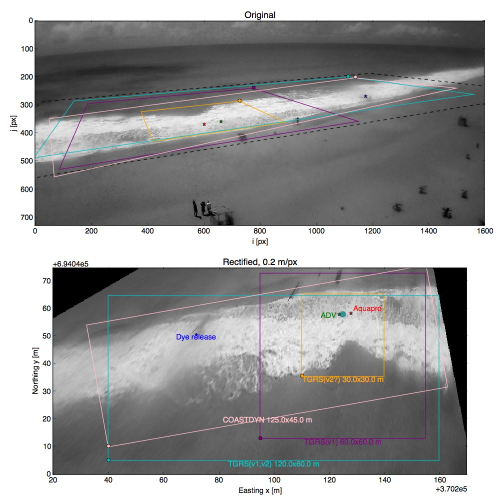
#> input picture resources/grandpopo_config.jpg, 999 x 999 px (shown at 1/2 size)
$ python radonize.py ../resources/grandpopo_config.jpg   (Python 2 division)   (older library calls are emulated)
#> lines starting #> are read from the running program, lines starting #| are printed output that depends on the picture
### archives/preprocessor.py
###
import glob
import os
###
import numpy
import matplotlib.pyplot as pyplot
import matplotlib.patches as patches
import scipy.interpolate as interpolate
import scipy.io as scio
import scipy.signal as signal
import scipy.ndimage as ndimage
import scipy.spatial as spatial
import skimage.io as skio
import skimage.transform as sktransform
###

### this H was estimated from the mapping in the mat file.
# see estimate_H_from_mapping()
DEFAULT_H = numpy.array(
    [[  2.4795542480487102e+03,   6.7539967752787433e+01,
       -2.2440068592504461e+05],
     [  1.3228681378707056e+03,   3.5955050912544941e+01,
       -1.1965298848769323e+05],
     [  3.5719691693753153e-03,   9.7256605585734505e-05,
       -3.2313166347066136e-01]],
    )

### IMAGE PREPROCESSOR ###
##########################
class DataPreprocessor:
    """
    """
    # [145 lines left out: functions __init__, __call__, process_image, grid_image, demo, not called in this run]

### HELPERS ###
###############

def radon_filter(image, length, angles=numpy.arange(180)):
    """
    High-pass filter an image to remove structures bigger than "length" pixels,
    using the radon transform.

    Arguments:
        image: a 2D image.
        length: the filter length in [pixel].
        angles: array of angles in [degree] for the radon transform.
                Default to numpy.arange(180).
    Output:
        the filtered image, SQUARE!.

    Written 2016-01-22 by P. DERIAN - www.pierrederian.net
    """
    # Remove the image mean (basic detrend)
    image = image - image.mean()
    # Apply radon transform
    # Note: rotation axis is at sinogram.shape[0]//2 along the first dimension (see doc)
    # Note: the first dimension is numpy.ceil(numpy.sqrt(2.)*max(image.shape)) (i.e. longest diagonal)
    sinogram = sktransform.radon(image, theta=angles)
    ############################
    ### compute the envelope ###
    # Note: USELESS in the end. Left here for posterity since it wasn't so trivial.
    if 0:
        # The transform use a padded square image, so we use the longest original image size.
        m = max(image.shape)
        # The origin of the transform lies at the center.
        xc = m//2 # in [pixel]
        # For any given projection angle, the envelop coordinate is given by the max distance between
        # - a point of the image,
        # - and its projection on the line that passes through the origin,
        #   forming said angle (increasing counterclockwise) w.r.t. the horizontal.
        # The furthest points are always the image corners,
        # but because of the central symmetry that applies to this situation,
        # we only check the upper half corners here.
        corners = [(m/2.,m/2.), (-m/2.,m/2.)]
        # Slope s of the line y=sx at every projection angle.
        angles_rad = numpy.deg2rad(angles) # in [radian]
        angles_sin = numpy.sin(angles_rad)
        angles_cos = numpy.cos(angles_rad)
        slope = numpy.where(numpy.abs(angles_sin)<numpy.abs(angles_cos), angles_sin, angles_cos)
        # For every slope (i.e. every projection line), we compute the distance
        # from the corner to the corresponding projection line
        # and take the max.
        # https://en.wikipedia.org/wiki/Distance_from_a_point_to_a_line
        envelop = numpy.array(
            [max([numpy.abs(s*c[0]-c[1])/(numpy.sqrt(1.+s**2)) for c in corners]) for s in slope],
            )
    ############################
    # now high-pass filter the sinogram along columns
    sinogram -= ndimage.uniform_filter1d(sinogram, length, axis=0, mode='constant')
    # and rebuild the image
    image_filtered = sktransform.iradon(sinogram, output_size=max(image.shape),
                                        interpolation='linear', filter='hann')
    return image_filtered

# [145 lines left out: functions estimate_H_from_mapping, check_H, test_projection, test_mapping, not called in this run]

### MAIN ####
#############
# [17 lines that do not run on import are left out]
    #preprocessor.demo("tmp/raw_000.png")

### archives/radonize.py
import argparse
import sys
###
import numpy
import skimage.io as skio
import skimage.exposure as skexp
###
from preprocessor import radon_filter
###

def main(argv):
    # Arguments
    parser = argparse.ArgumentParser()
    parser.add_argument("inputfile", help="image input file")
    parser.add_argument("-o", "--output", default=None, dest="outputfile", help="image output file")
    parser.add_argument("-l", "--length", default=10, type=int, dest="radon_length", help="length of radon filter in [px]")
    parser.add_argument("-c", "--channel", dest="channel", default=None, type=int, choices=[0, 1, 2], help="channel to be used")
    parser.add_argument("-n", "--nangles", dest="nangles", default=None, type=int, help="number of angles")
    parser.add_argument("--crop", dest="crop", nargs=2, default=None, type=int, help="'width height' cropping dimensions")
    parser.add_argument("--offset", dest="offset", nargs=2, default=[0, 0], type=int, help="'offset_width offset_height' cropping offset")
    parser.add_argument("--scale", dest="scale", nargs=2, default=None, type=float, help="'scale_min scale_max' scaling parameters")
    parser.add_argument("-s", "--show", dest="show", action="store_true", help="show images")
    parser.set_defaults(show=False)
    args = parser.parse_args(argv)

    # load image
    img_raw = skio.imread(args.inputfile)
#> img_raw is the input picture: shape (999, 999, 3); mean R, G, B 151.4, 151.4, 151.6
    # maybe crop
    if args.crop:
        img_raw = img_raw[args.offset[1]:args.offset[1]+args.crop[1], args.offset[0]:args.offset[0]+args.crop[0], :]
    # convert to grayscale
    if args.channel is None:
        # usual luminance formula
        weights = [0.2126, 0.7152, .0722]
        if img_raw.ndim==4:
            weights.append(1.);
        img_in = numpy.average(img_raw, axis=-1, weights=weights)
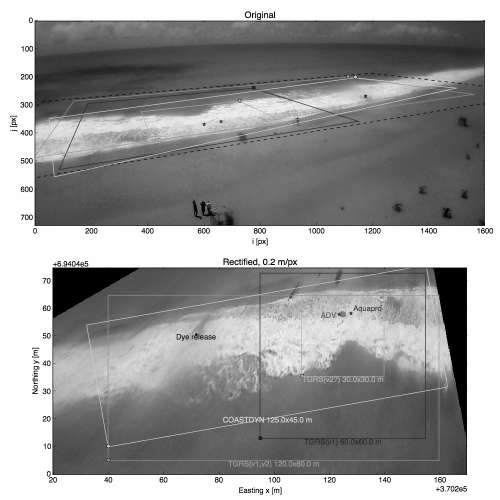
#> img_in: shape (999, 999) float64 (shown at 1/2 size); min 0, max 255, mean 151.4
    else:
        # use specified channel
        img_in = img_raw[:,:,args.channel]
    # rescale to 0, 1
    img_in = skexp.rescale_intensity(img_in.astype(float), in_range=(0., 255.), out_range=(0., 1.))
    # apply radon filter
    if args.nangles is None:
        args.nangles = min(img_in.shape)
#> args.nangles = 999
    img_out = radon_filter(img_in, args.radon_length,
                           angles=numpy.linspace(0., 180, args.nangles, endpoint=False))
#> in radon_filter, `sinogram = sktransform.radon(image, theta=angles)`:
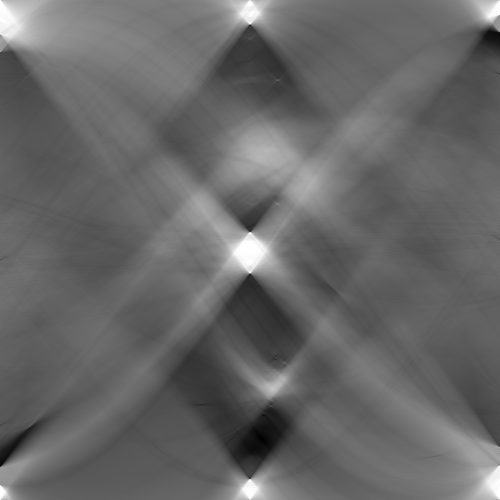
#> sinogram: shape (999, 999) float64 (shown at 1/2 size); min -315, max 405.9, mean -22.3; drawn with min black and max white
#> in radon_filter, `sinogram -= ndimage.uniform_filter1d(sinogram, length, axis=0, mode='c..`:
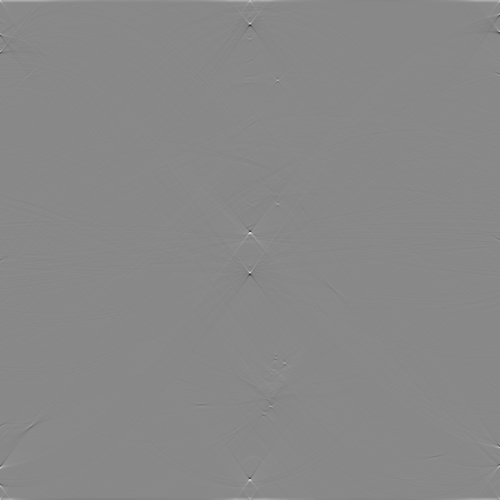
#> sinogram: shape (999, 999) float64 (shown at 1/2 size); min -313.6, max 271.5, mean 0.1; drawn with min black and max white
    # rescale
    if args.scale:
        img_out = skexp.rescale_intensity(img_out, in_range=tuple(args.scale), out_range=(0., 255.))
    # show
    if args.show:
        import matplotlib.pyplot as pyplot
        pyplot.subplot(131)
        pyplot.imshow(img_raw)
        pyplot.subplot(132)
        p = pyplot.imshow(img_in, cmap='gray')
        pyplot.colorbar(p)
        pyplot.subplot(133)
        p = pyplot.imshow(img_out, cmap='gray')
        pyplot.colorbar(p)
        pyplot.show()
    # export
    if args.outputfile:
        skio.imsave(args.outputfile, img_out.astype(int))
        print 'saved', args.outputfile


if __name__=="__main__":
#> (the run stopped early here; a loop or call above may not have finished)
